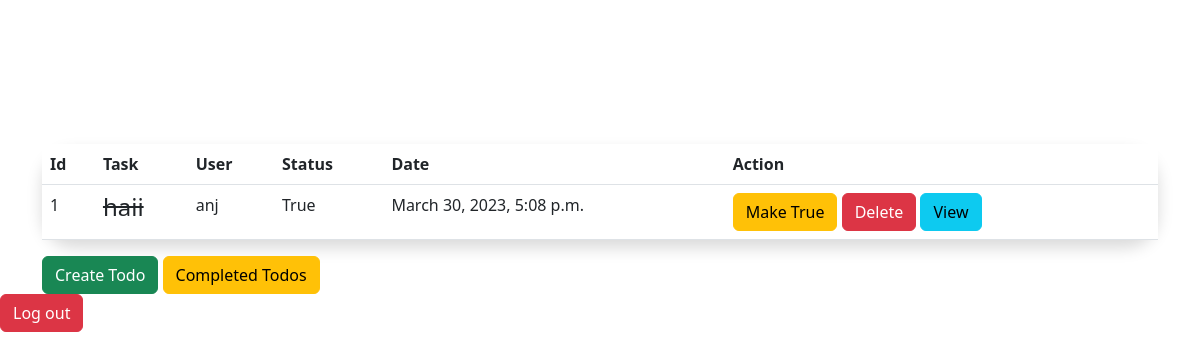
The app's page /todo/all/ (signed in) with its own data.
### myapp/models.py (models this page shows, shortened)
class Todos(models.Model):
    task=models.CharField(max_length=100)
    user=models.ForeignKey(User,on_delete=models.CASCADE)
    status=models.BooleanField(default=False)
    date=models.DateTimeField(auto_now_add=True)

### myapp/views.py (the view)
# urls.py: path("all/",views.TodoListView.as_view(),name='all-todo'),
class TodoListView(View):
    def get(self, request, *args, **kwargs):
        qs = Todos.objects.filter(user=request.user).order_by("-date")
        return render(request, 'todo-list.html', {"todos": qs})

### myapp/templates/todo-list.html (shortened to what this page needs)
{% extends 'base.html' %}
{% block content %}
<div class="container">
    <h1 class="text-white text-center m-5">All Todos</h1>
    <table class="table bg-white  shadow rounded-5">
        <tr>
            <th>Id</th>
            <th>Task</th>
            <th>User</th>
            <th>Status</th>
            <th>Date</th>
            <th>Action</th>
        </tr>
        {% for todo in todos%}
        <tr class="">
            <td>{{forloop.counter}}</td>
            {% if todo.status == True %}
               <td class="text-decoration-line-through"><h4>{{todo.task}}</h4></td>
            {% else %}
            <td ><h4>{{todo.task}}</h4></td>
            {% endif %}
            <td>{{todo.user}}</td>
            <td>{{todo.status}}</td>
            <td>{{todo.date}}</td>
            <td>
                <a class="btn btn-warning" href="{%url 'status' todo.id%}">Make True</a>
                <a class="btn btn-danger" href="{% url 'delete' todo.id%}">Delete</a>
                <a class="btn btn-info" href="{% url 'todo-detail' todo.id%}">View</a>
            </td>
        </tr>
        {%endfor%}
    </table>
    <a href="{% url 'add-todo'%}" class="btn btn-success">Create Todo</a>
    <a href="{% url 'completed'%}" class="btn btn-warning">Completed Todos</a>
</div>
<div>
    <a class="btn btn-danger" href="{%url 'logout'%}">Log out</a>
</div>
{% endblock content %}

### records on screen
Todos: task "haii", user "anj", status "True", date "March 30, 2023, 5:08 p.m."
